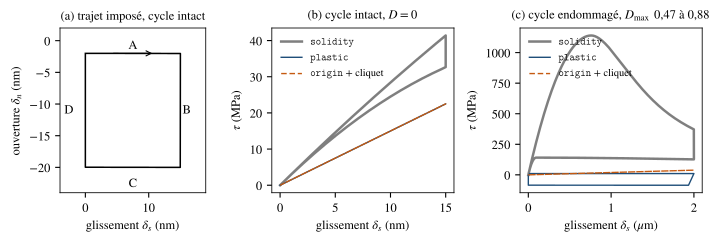

Write Python code to recreate this figure.
"""Banc d'un joint isole, cycle ferme a pression variable (jbMode = cycle, S3 bis) :
trajet impose et boucles tau-glissement du troisieme cycle, cycle intact (D = 0)
et cycle endommage, pour les trois branches de decharge.
Donnees : jb_cycles.csv (rejoue le 2026-10-06, prep_donnees_verif.py).
Usage : python fig_jb_cycles.py -> fig_jb_cycles.pdf
"""
import os, csv
import numpy as np
from style_verif import plt, COUL, NOM, virgule

HERE = os.path.dirname(os.path.abspath(__file__))
rows = list(csv.DictReader(open(os.path.join(HERE, "jb_cycles.csv"))))


def get(regime, law):
    r = [x for x in rows if x["regime"] == regime and x["loi"] == law]
    return {k: np.array([float(x[k]) for x in r]) for k in ("dn_m", "ds_m", "sig_Pa", "tau_Pa", "phase")}


fig, ax = plt.subplots(1, 3, figsize=(7.2, 2.5), gridspec_kw=dict(width_ratios=[0.8, 1, 1]))
# (a) trajet impose, cycle intact (le cycle endommage a la meme forme, x 133 en s, x 10 en dn)
d = get("intact", "plastic")
a = ax[0]
a.plot(d["ds_m"] * 1e9, d["dn_m"] * 1e9, color="k")
for lab, (x, y), off in (("A", (7.5, -2), (0, 1.2)), ("B", (15, -11), (1.0, 0)),
                         ("C", (7.5, -20), (0, -2.6)), ("D", (0, -11), (-2.6, 0))):
    a.annotate(lab, (x + off[0], y + off[1]), ha="center", va="center", fontsize=9)
a.annotate("", xy=(11, -2), xytext=(4, -2), arrowprops=dict(arrowstyle="->", lw=0.8))
a.set_xlabel(r"glissement $\delta_s$ (nm)")
a.set_ylabel(r"ouverture $\delta_n$ (nm)")
a.set_title("(a) trajet imposé, cycle intact", fontsize=9)
a.set_xlim(-4, 19); a.set_ylim(-24, 2)
virgule(a)
styles = {"plastic": "-", "origin": (0, (4, 2)), "solidity": "-"}
for k, (regime, sx, sy, ux, uy) in enumerate((("intact", 1e9, 1e-6, "nm", "MPa"),
                                               ("endommage", 1e6, 1e-6, r"$\mu$m", "MPa"))):
    a = ax[k + 1]
    for law in ("solidity", "plastic", "origin"):
        d = get(regime, law)
        a.plot(d["ds_m"] * sx, d["tau_Pa"] * sy, color=COUL[law], ls=styles[law],
               lw=1.8 if law == "solidity" else 1.0, label=NOM[law])
    a.set_xlabel(r"glissement $\delta_s$ (%s)" % ux)
    a.set_ylabel(r"$\tau$ (%s)" % uy)
    a.set_title("(%s) %s" % ("bc"[k], "cycle intact, $D = 0$" if regime == "intact"
                               else r"cycle endommagé, $D_{\max}$ 0,47 à 0,88"), fontsize=9)
    a.legend(loc="upper left")
    virgule(a)
fig.tight_layout()
fig.savefig(os.path.join(HERE, "fig_jb_cycles.pdf"))
